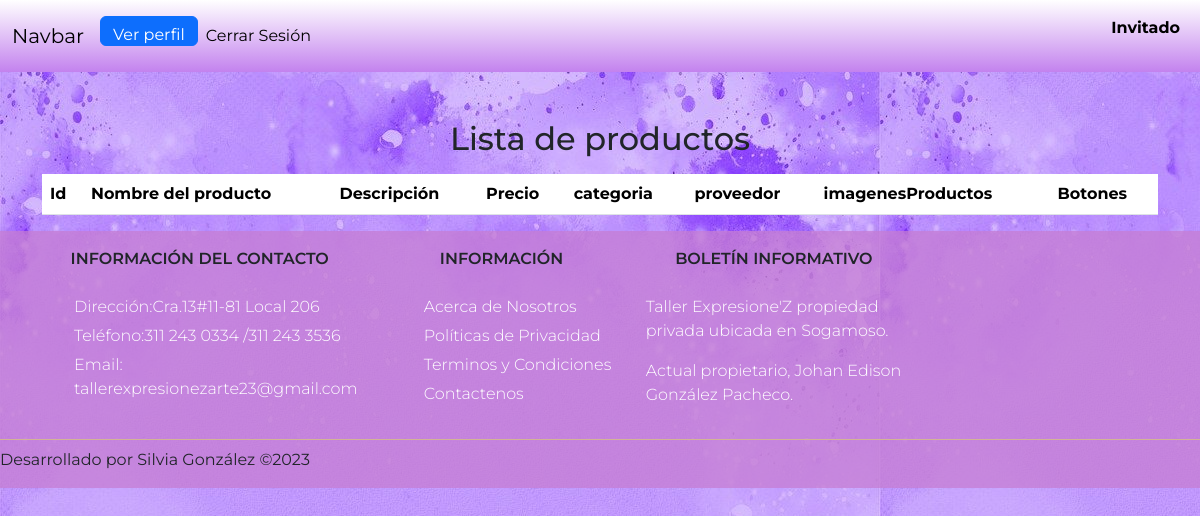
/views/verproductos.php, run on an earlier commit of the app's database.
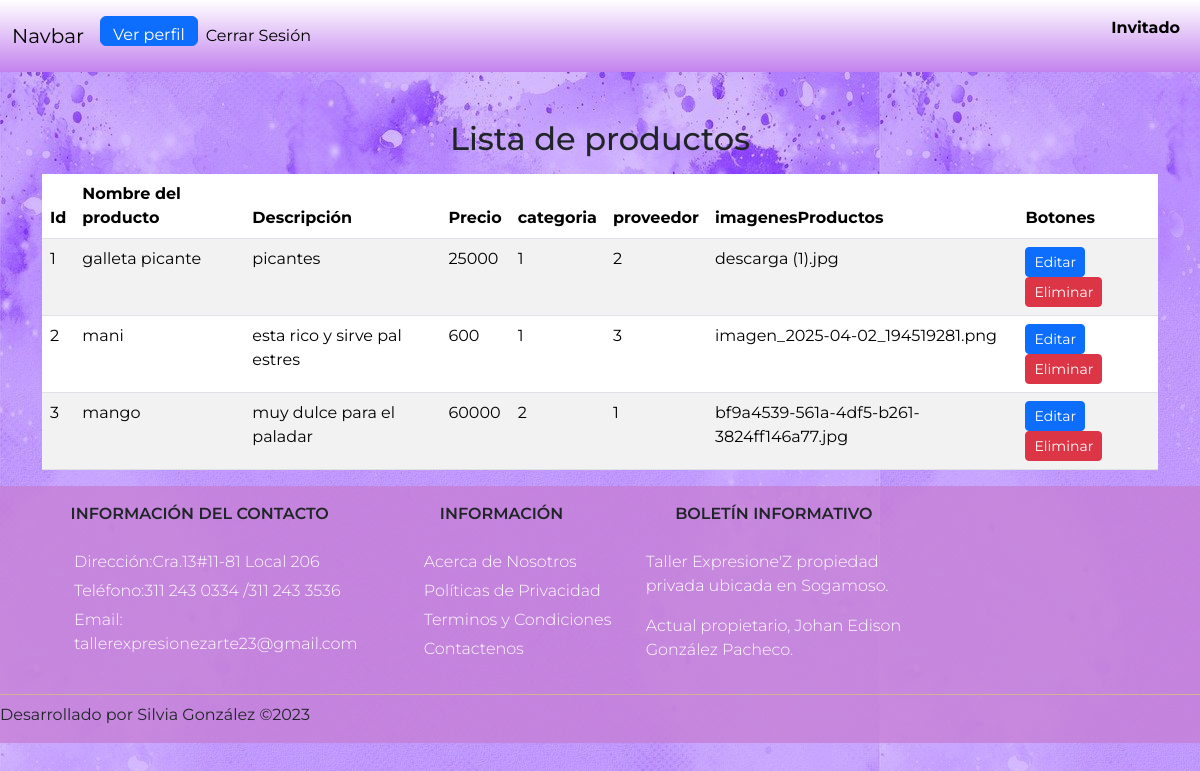
And on a later commit of the database.
### tables this page shows
CREATE TABLE `productos` (
  `idproductos` int(11) NOT NULL,
  `nombre` varchar(45) NOT NULL,
  `descripcion` text NOT NULL,
  `precio` decimal(10,0) NOT NULL,
  `imagen` longblob NOT NULL,
  `IDProveedor` int(45) NOT NULL,
  `IDCategoria` int(45) NOT NULL
);

### views/verproductos.php (the view, shortened to what this page needs)
<?php include '../views/navbar.php'; ?>
<!DOCTYPE html>
<html lang="en">
<head>
    <link href="https://cdn.jsdelivr.net/npm/bootstrap@5.3.3/dist/css/bootstrap.min.css" rel="stylesheet">
</head>
<body>
<div class="container mt-5" id="productos">
    <h2 class="mb-3 text-center ">Lista de productos</h2>
    <table class="table table-striped" id="tablaProductos">
        <thead>
            <tr>
                <th>Id</th>
                <th>Nombre del producto</th>
                <th>Descripción</th>
                <th>Precio</th>
                <th>categoria</th>
                <th>proveedor</th>
                <th>imagenesProductos</th>
                <th>Botones</th>
            </tr>
        </thead>
        <?php
        include '../config/conexion.php';
        $query = "SELECT * FROM productos";
        $result = $conexion->query($query);
        while ($row = $result->fetch_assoc()) {
            echo "<tr>";
            echo "<td>" . $row['idproductos'] . "</td>";
            echo "<td>" . $row['nombre'] . "</td>";
            echo "<td>" . $row['descripcion'] . "</td>";
            echo "<td>" . $row['precio'] . "</td>";
            echo "<td>" . $row['IDCategoria'] . "</td>";
            echo "<td>" . $row['IDProveedor'] . "</td>";
            echo "<td>" . $row['imagen'] . "</td>";
            echo "<td>
                    <button type='button' class='btn btn-primary btn-sm' data-id='" . $row['idproductos'] . "' data-bs-toggle='modal' data-bs-target='#modalEditar' onclick='abrirModalEditar(" . $row['idproductos'] . ")'>Editar</button>
                    <button type='button' class='btn btn-danger btn-sm' onclick='eliminarProducto(" . $row['idproductos'] . ")'>Eliminar</button>
                </td>";
            echo "</tr>";
        }
        ?>
    </table>
</div>
<?php include '../views/footer.php'; ?>

### views/navbar.php (shortened to what this page needs)
<!DOCTYPE html>
<html lang="es">
<head>
    <link rel="stylesheet" href="../public/css/style.css">
    <link rel="stylesheet" href="https://cdn.jsdelivr.net/npm/bootstrap@5.3.3/dist/css/bootstrap.min.css">
</head>
<body>
<nav class="navbar navbar-expand-lg body-tertiary">
    <div class="container-fluid">
        <a class="navbar-brand" href="../views/index.php">Navbar</a>
        <div class="collapse navbar-collapse" id="navbarSupportedContent">
            <ul class="navbar-nav me-auto mb-2 mb-lg-0">
                <li class="nav-item">
                    <button type="button" class="btn btn-primary" data-bs-toggle="modal" data-bs-target="#verPerfilModal">
                        Ver perfil
                    </button>
                </li>
                <li class="nav-item">
                <a class="nav-link" href="../models/cerrarsesion.php">Cerrar Sesión</a>
                </li>
            </ul>
            <label class="text-black mb-3 p-2">
                <?php echo $_SESSION['rol_usuario'] ?? 'Invitado'; ?>
            </label>
        </div>
    </div>
</nav>
</body>
</html>

### views/footer.php (shortened to what this page needs)
<footer class="footer">
<div class="container container-footer">
    <div class="menu-footer">
        <div class="contact-info">
            <p class="title-footer">Información del contacto</p>
            <ul>
                <li>Dirección:Cra.13#11-81 Local 206</li>
                <li>Teléfono:311 243 0334 /311 243 3536</li>
                <li>Email: tallerexpresionezarte23@gmail.com</li>
            </ul>
        </div>
        <div class="information">
            <p class="title-footer">Información</p>
            <ul>
                <li><a href="#">Acerca de Nosotros</a></li>
                <li><a href="#">Políticas de Privacidad</a></li>
                <li><a href="#">Terminos y Condiciones</a></li>
                <li><a href="#">Contactenos</a></li>
            </ul>
        </div>
        <div class="newsletter">
            <p class="title-footer">Boletín informativo</p>
            <div class="content">
                <p>Taller Expresione'Z propiedad privada ubicada en Sogamoso.</p>
                <p>Actual propietario, Johan Edison González Pacheco.</p>
            </div>
        </div>
    </div>
</div>
<div class="copyright">
    <p>Desarrollado por Silvia González &copy;2023</p>
</div>
</footer>
</body>
</html>

### public/css/style.css (style rules this page uses)
html body { height: 100%; margin: 0; padding: 0; font-family: 'Montserrat', sans-serif; background-image: url('../imagenes/fondo.jpg'); }
.navbar { padding: 1rem 1.5rem; background-image: linear-gradient(white, rgb(195, 130, 238)); }
.navbar .nav-link, .navbar .navbar-brand { color: #000000; }
.navbar-brand, .nav-link { font-size: 1.25rem; }
label { margin-bottom: 5px; font-weight: bold; }
button { background-color: rgb(144, 218, 241); border-radius: 10px; border-color: rgb(43, 107, 226); height: 30px; }
.footer { background-color: rgba(198, 126, 212, 0.753); ; text-align: left; }
.container-footer { display: flex; flex-direction: column; gap: 1rem; padding: 1rem; }
.menu-footer { display: grid; grid-template-columns: repeat(3, 1fr) 15rem; gap: 1rem; justify-items: center; }
.title-footer { font-weight: 600; font-size: 1rem; text-transform: uppercase; text-align: center; }
.contact-info, .information, .my-account, .newsletter { display: flex; flex-direction: column; gap: 0.5rem; }
.contact-info ul, .information ul, .my-account ul { display: flex; flex-direction: column; gap: 0.3rem; }
.contact-info ul li, .information ul li, .my-account ul li { list-style: none; color: #fff; font-size: 1rem; font-weight: 300; }
.information ul li a, .my-account ul li a { text-decoration: none; color: #fff; font-weight: 300; }
.content p { font-size: 1rem; color: #fff; font-weight: 300; }
.copyright { display: flex; justify-content: space-between; padding-top: 0.5rem; border-top: 1px solid #d2b495; }

What changed in the data, as far as the page shows it:
added productos: idproductos "1", nombre "galleta picante", descripcion "picantes", precio "25000", IDCategoria "1", IDProveedor "2", imagen "descarga (1).jpg"
added productos: idproductos "2", nombre "mani", descripcion "esta rico y sirve pal estres", precio "600", IDCategoria "1", IDProveedor "3", imagen "imagen_2025-04-02_194519281.png"
added productos: idproductos "3", nombre "mango", descripcion "muy dulce para el paladar", precio "60000", IDCategoria "2", IDProveedor "1", imagen "bf9a4539-561a-4df5-b261-3824ff146a77.jpg"
